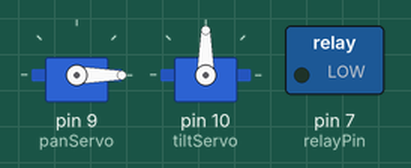
Recording of a sketch running on a simulated Arduino Uno, built with avr-gcc and run on an emulated ATmega328P. Parts: 2 × servo, switched loads named in the sketch (green lamp = pin HIGH).

Above: at 0.05 s.
At 1.2 s:
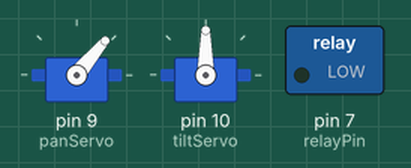
At 2.4 s:
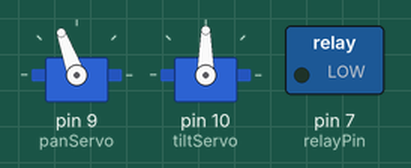
At 4.75 s:
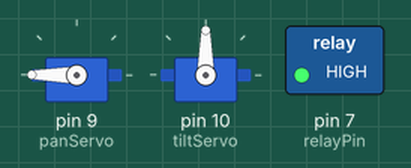
Timing chart, 0 to 6.2 s (numbered marks = the images above):
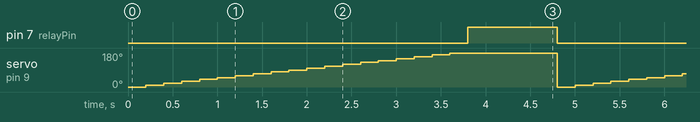

Measured:
- by itself, pin 7 (relayPin): alternates HIGH for 1.0 s and LOW for 3.8 s
- by itself, servo on pin 9 (panServo): repeats every 4.8 s: 20° 0.20 s, 30° 0.20 s, 40° 0.20 s, 50° 0.20 s, 60° 0.20 s, 70° 0.20 s, 80° 0.20 s, 90° 0.20 s, 100° 0.20 s, 110° 0.20 s, 120° 0.20 s, 130° 0.20 s, 140° 0.20 s, 150° 0.20 s, 160° 0.20 s, 170° 0.20 s, 180° 1.2 s, 0° 0.20 s, 10° 0.20 s

The sketch:

servo_relay_control.ino
```cpp
#include <Servo.h>
Servo panServo, tiltServo;
int relayPin = 7;

void setup() {
  panServo.attach(9);
  tiltServo.attach(10);
  pinMode(relayPin, OUTPUT);
}

void loop() {
  // Example: sweep and trigger relay (simulation)
  for (int pos = 0; pos <= 180; pos += 10) {
    panServo.write(pos);
    delay(200);
  }
  digitalWrite(relayPin, HIGH); // Activate solenoid
  delay(1000);
  digitalWrite(relayPin, LOW);
}
```
